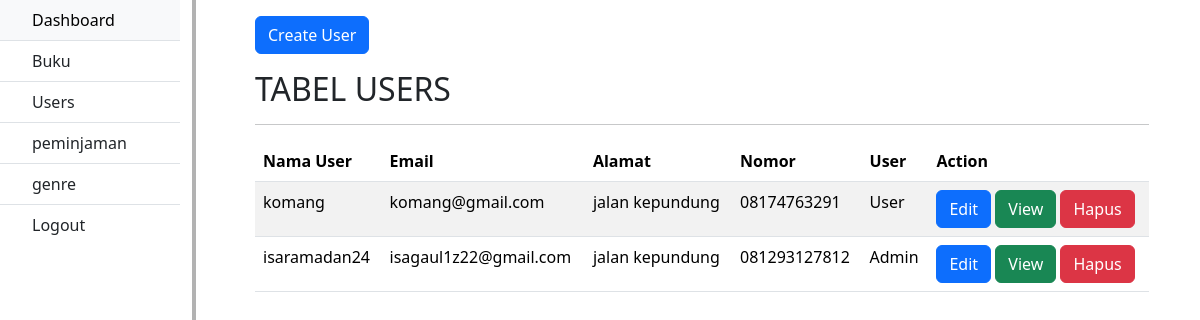
Screenshot of /resource/admin/users.php (signed in) with the database file from the repository.
### tables this page shows
CREATE TABLE `users` (
  `id_user` char(40) NOT NULL,
  `nama_user` varchar(255) NOT NULL,
  `email` varchar(255) NOT NULL,
  `alamat` varchar(255) NOT NULL,
  `nomor` varchar(13) NOT NULL,
  `level` enum('Admin','User') NOT NULL,
  `password` varchar(255) NOT NULL
);

### App/Logic/logic.php (called while the page is built, shortened)
<?php
function getUserData($conn){
    $sql = "SELECT * FROM `users`";
    $result = $conn->query($sql);
    $data = array();
    if ($result && $result->num_rows > 0) {
        while ($row = $result->fetch_assoc()) {
            $data[] = $row;
        }
        return $data;
    }
 return null;
}

### App/Logic/session.php (called while the page is built, shortened)
<?php
function isUserLoggedIn() {
    if (isset($_SESSION['user_id'])) {
        return true;
    }
    return false;
}
function isUserAdmin($conn) {
    if (isUserLoggedIn()) {
        $user_id = $_SESSION['user_id'];
        $sql = "SELECT * FROM users WHERE id_user='$user_id'";
        $result = $conn->query($sql);
        if ($result && $result->num_rows > 0) {
            $user = $result->fetch_assoc();
            if ($user['level'] == 'Admin') {
                return true;
            }
        }else{
            return false;
        }
    }
    return false;
}
?>

### resource/admin/users.php (the view, shortened to what this page needs)
<?php
require('../../db/conn.php');
if(isUserAdmin($conn) == false){
    header('Location: ../user/index.php');
    exit;
}
    $users = getUserData($conn);
?>
<!DOCTYPE html>
<html lang="idn">
<head>
    <link href="https://cdn.jsdelivr.net/npm/bootstrap@5.3.3/dist/css/bootstrap.min.css" rel="stylesheet">
    <link rel="stylesheet" href="./asset/index.css">
</head>
<body>
<div class="row" id="kontol">
        <?php include('partials/sidebar.php');?>
            <div class="container-fluid table-buku col-md-9">
            <div class="button-create btn btn-primary text-white mb-3 mt-3">
                <a href="create_user.php" class="text-decoration-none text-white">Create User</a>
            </div>
            <h2>TABEL USERS</h2>
            <hr>
                <table class="table table-striped table-hover">
                    <thead>
                        <tr>
                            <th>Nama User</th>
                                <th>Email</th>
                                    <th>Alamat</th>
                                <th>Nomor</th>
                                <th>User</th>
                            <th>Action</th>
                        </tr>
                    </thead>
                <tbody>
            <?php if($users != NULL): ?>
                <?php foreach ($users as $user): ?>
                        <tr>
                            <td><?= $user['nama_user'] ?></td>
                            <td><?= $user['email'] ?></td>
                            <td><?= $user['alamat'] ?></td>
                            <td><?= $user['nomor'] ?></td>
                            <td><?= $user['level'] ?></td>
                            <td>
                                <a href="update_user.php?iu=<?= $user['id_user'] ?>" class="btn btn-primary">Edit</a>
                                <a href="update_user.php?iu=<?= $user['id_user'] ?>" class="btn btn-success">View</a>
                                <a href="delete_user.php?iu=<?= $user['id_user'] ?>" class="btn btn-danger">Hapus</a>
                            </td>
                        </tr>
                <?php endforeach; ?>
            <?php endif; ?>
            </tbody>
        </table>
</div>
</div>
</body>
</html>

### resource/admin/asset/index.css (style rules this page uses)
body { margin: 0; padding: 0; overflow-x: hidden; }
.row { height: 100vh; }
.button-create > a { text-decoration: none; }

### rows the page displays
users: nama_user "komang", email "komang@gmail.com", alamat "jalan kepundung", nomor "08174763291", level "User"
users: nama_user "isaramadan24", email "isagaul1z22@gmail.com", alamat "jalan kepundung", nomor "081293127812", level "Admin"
